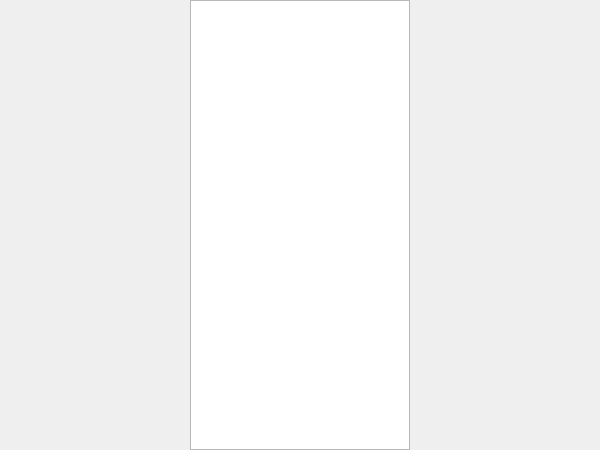
<?xml version="1.0" encoding="UTF-8"?>
<ui version="4.0">
 <class>SecondWindow</class>
 <widget class="QMainWindow" name="SecondWindow">
  <property name="geometry">
   <rect>
    <x>0</x>
    <y>0</y>
    <width>600</width>
    <height>450</height>
   </rect>
  </property>
  <property name="minimumSize">
   <size>
    <width>600</width>
    <height>450</height>
   </size>
  </property>
  <property name="maximumSize">
   <size>
    <width>600</width>
    <height>450</height>
   </size>
  </property>
  <property name="font">
   <font>
    <family>Broadway</family>
   </font>
  </property>
  <property name="windowTitle">
   <string>MainWindow</string>
  </property>
  <widget class="QWidget" name="centralwidget">
   <property name="minimumSize">
    <size>
     <width>600</width>
     <height>400</height>
    </size>
   </property>
   <property name="maximumSize">
    <size>
     <width>950</width>
     <height>517</height>
    </size>
   </property>
   <widget class="QLabel" name="backside">
    <property name="geometry">
     <rect>
      <x>-70</x>
      <y>-60</y>
      <width>1028</width>
      <height>601</height>
     </rect>
    </property>
    <property name="maximumSize">
     <size>
      <width>1028</width>
      <height>1024</height>
     </size>
    </property>
    <property name="font">
     <font>
      <family>Times New Roman</family>
      <pointsize>14</pointsize>
     </font>
    </property>
    <property name="contextMenuPolicy">
     <enum>Qt::NoContextMenu</enum>
    </property>
    <property name="text">
     <string/>
    </property>
    <property name="pixmap">
     <pixmap resource="../resourse.qrc">:/res/img/backside.jpg</pixmap>
    </property>
    <property name="scaledContents">
     <bool>true</bool>
    </property>
   </widget>
   <widget class="QTextEdit" name="textEdit">
    <property name="enabled">
     <bool>true</bool>
    </property>
    <property name="geometry">
     <rect>
      <x>190</x>
      <y>0</y>
      <width>220</width>
      <height>450</height>
     </rect>
    </property>
    <property name="font">
     <font>
      <pointsize>16</pointsize>
     </font>
    </property>
   </widget>
  </widget>
 </widget>
 <resources>
  <include location="../resourse.qrc"/>
 </resources>
 <connections/>
</ui>
